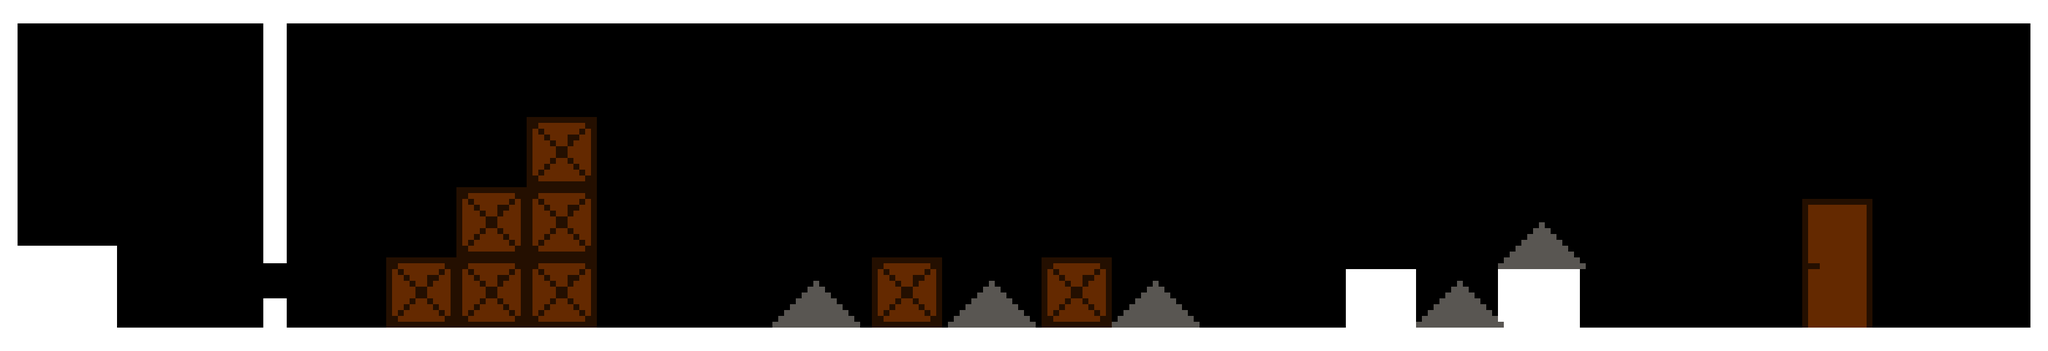

Below is a game level as drawn by its tile map, then a one-line description and the .tmx that defines it (tile-layer data replaced by summaries):
An orthogonal 350x60 tile map with 10x10 px tiles, 1 tile layer (graphics) and 45 objects.

<map version="1.4" tiledversion="1.4.3" orientation="orthogonal" renderorder="right-down" width="350" height="60" tilewidth="10" tileheight="10" infinite="0" nextlayerid="6" nextobjectid="46">
 <tileset firstgid="1" name="pallet" tilewidth="10" tileheight="10" tilecount="16" columns="4">
  <image source="pallet.png" width="40" height="40" />
 </tileset>
 <layer id="1" name="graphics" width="350" height="60">
  <data>[21000 cells, 5529 non-empty, 4 distinct tile ids]</data>
 </layer>
 <objectgroup id="2" name="Ground">
  <object id="1" x="1.33333" y="1.33333" width="27.3333" height="598.667" />
  <object id="2" x="29.3333" y="420" width="169.333" height="139.333" />
  <object id="3" x="3470.67" y="2.66667" width="28" height="596" />
  <object id="4" x="0" y="0" width="3496" height="40" />
  <object id="5" x="31.3333" y="560" width="3439.33" height="40.6667" />
  <object id="6" x="450" y="40" width="40" height="410" />
  <object id="7" x="450.667" y="510" width="39.3333" height="50" />
  <object id="8" x="2301.33" y="460" width="118" height="99.3333" />
  <object id="9" x="2560" y="460" width="139.333" height="100" />
 </objectgroup>
 <objectgroup id="3" name="boxes">
  <object id="10" x="1780.67" y="440" width="119.333" height="118" />
  <object id="11" x="1490" y="440.667" width="119.333" height="119.333" />
  <object id="12" x="660" y="440" width="359.333" height="120" />
  <object id="13" x="780" y="320" width="239.333" height="118.667" />
  <object id="14" x="900" y="200" width="119.333" height="118.667" />
 </objectgroup>
 <objectgroup id="5" name="door">
  <object id="45" x="3080" y="340.5" width="119.5" height="219" />
 </objectgroup>
 <objectgroup id="4" name="thorns">
  <object id="15" x="1320" y="550.667" width="150" height="10" />
  <object id="16" x="1330" y="540.667" width="128" height="12" />
  <object id="17" x="1370" y="500.667" width="48" height="60.6667" />
  <object id="18" x="1390" y="480" width="11.3333" height="25.3333" />
  <object id="19" x="1350.67" y="520" width="20.6667" height="20" />
  <object id="20" x="1418" y="520.667" width="22" height="20.6667" />
  <object id="21" x="1620.33" y="550" width="150" height="10" />
  <object id="22" x="1630.33" y="540" width="128" height="12" />
  <object id="23" x="1670.33" y="500" width="48" height="60.6667" />
  <object id="24" x="1690.33" y="479.333" width="11.3333" height="25.3333" />
  <object id="25" x="1651" y="519.333" width="20.6667" height="20" />
  <object id="26" x="1718.33" y="520" width="22" height="20.6667" />
  <object id="27" x="1899.67" y="548.667" width="150" height="10" />
  <object id="28" x="1909.67" y="538.667" width="128" height="12" />
  <object id="29" x="1949.67" y="498.667" width="48" height="60.6667" />
  <object id="30" x="1969.67" y="478" width="11.3333" height="25.3333" />
  <object id="31" x="1930.34" y="518" width="20.6667" height="20" />
  <object id="32" x="1997.67" y="518.667" width="22" height="20.6667" />
  <object id="33" x="2419.67" y="550" width="150" height="10" />
  <object id="34" x="2429.67" y="540" width="128" height="12" />
  <object id="35" x="2469.67" y="500" width="48" height="60.6667" />
  <object id="36" x="2489.67" y="479.333" width="11.3333" height="25.3333" />
  <object id="37" x="2450.34" y="519.333" width="20.6667" height="20" />
  <object id="38" x="2517.67" y="520" width="22" height="20.6667" />
  <object id="39" x="2560.33" y="450.667" width="150" height="10" />
  <object id="40" x="2570.33" y="440.667" width="128" height="12" />
  <object id="41" x="2610.33" y="400.667" width="48" height="60.6667" />
  <object id="42" x="2630.33" y="380" width="11.3333" height="25.3333" />
  <object id="43" x="2591" y="420" width="20.6667" height="20" />
  <object id="44" x="2658.33" y="420.667" width="22" height="20.6667" />
 </objectgroup>
</map>